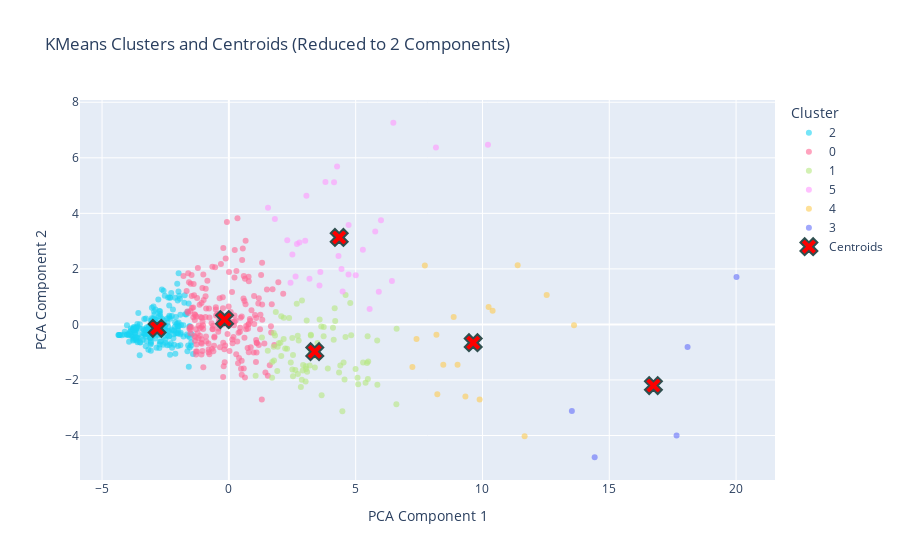

The code cell stored with this chart in its notebook:
### Code cell
df_pca = pd.DataFrame(scaled_df_pca_2d, columns=['PCA Component 1', 'PCA Component 2'])
df_pca['Cluster'] = labels.astype(str)  # Add cluster labels to the DataFrame

color_map = {0: 'red', 1: 'blue', 2: 'green', 3: 'orange', 4: 'purple'}
    
# Create the scatter plot using Plotly Express
fig = px.scatter(
        df_pca, 
        x='PCA Component 1', 
        y='PCA Component 2', 
        color='Cluster',  # Color by cluster labels
        color_discrete_map=color_map,  # Match the 'viridis' color scale
        opacity=0.6,  # Set transparency
        title='KMeans Clusters and Centroids (Reduced to 2 Components)',
        labels={'PCA Component 1': 'PCA Component 1', 'PCA Component 2': 'PCA Component 2'},
        template=None  # Optional: use a dark theme
    )

    # Add centroids to the plot as red 'x' markers
fig.add_scatter(
        x=centroids[:, 0], 
        y=centroids[:, 1], 
        mode='markers', 
        marker=dict(color='red', size=15, symbol='x', line=dict(width=2, color='DarkSlateGrey')),
        name='Centroids', 
        hoverinfo='text', 
        text=['Centroid'] * len(centroids)
)

    # Show the plot
fig.show()

### Figure 1 — Plotly figure (JSON) as saved in the notebook; plotly's stock layout.template omitted (floating-point values rounded to 4 significant figures; data arrays with more than 128 entries replaced by an {"elided": "..."} marker saying what was removed)
{"data": [{"hovertemplate": "Cluster=2<br>PCA Component 1=%{x}<br>PCA Component 2=%{y}<extra></extra>", "legendgroup": "2", "marker": {"color": "#19d3f3", "opacity": 0.6, "symbol": "circle"}, "mode": "markers", "name": "2", "orientation": "v", "showlegend": true, "type": "scatter", "x": {"elided": "219 float values"}, "xaxis": "x", "y": {"elided": "219 float values"}, "yaxis": "y"}, {"hovertemplate": "Cluster=0<br>PCA Component 1=%{x}<br>PCA Component 2=%{y}<extra></extra>", "legendgroup": "0", "marker": {"color": "#FF6692", "opacity": 0.6, "symbol": "circle"}, "mode": "markers", "name": "0", "orientation": "v", "showlegend": true, "type": "scatter", "x": {"elided": "192 float values"}, "xaxis": "x", "y": {"elided": "192 float values"}, "yaxis": "y"}, {"hovertemplate": "Cluster=1<br>PCA Component 1=%{x}<br>PCA Component 2=%{y}<extra></extra>", "legendgroup": "1", "marker": {"color": "#B6E880", "opacity": 0.6, "symbol": "circle"}, "mode": "markers", "name": "1", "orientation": "v", "showlegend": true, "type": "scatter", "x": [6.605, 2.883, 3.657, 5.293, 2.066, 1.304, 1.908, 2.752, 3.737, 2.221, 2.722, 4.524, 3.391, 5.099, 1.768, 2.911, 2.529, 2.528, 2.839, 5.849, 2.876, 3.069, 1.535, 4.599, 3.233, 2.168, 1.968, 4.345, 5.446, 2.503, 4.561, 3.231, 3.086, 2.161, 5.391, 3.047, 2.677, 2.716, 3.453, 3.187, 4.787, 4.134, 3.578, 5.493, 3.398, 3.742, 1.851, 2.441, 4.105, 2.621, 4.193, 1.819, 2.066, 5.471, 1.055, 1.924, 1.703, 4.394, 5.481, 4.996, 1.708, 1.78, 3.643, 2.928, 3.493, 2.034, 4.823, 3.902, 5.075, 2.295, 1.77, 3.241, 2.501, 6.614, 4.173, 4.476, 2.376, 3.028, 5.856, 3.039, 4.604], "xaxis": "x", "y": [-2.877, 0.8585, -2.546, -1.372, -1.133, -0.4736, -1.679, -0.5807, -0.4285, -0.8645, -1.79, -1.369, -1.555, -2.15, -0.8074, -1.658, -1.098, -1.865, -2.252, -0.5817, -1.99, 0.1405, -0.9492, -0.4532, -0.3951, 0.2439, -0.6771, -1.73, -1.388, -1.626, -1.984, -0.3721, -1.701, -0.5238, -2.099, -1.601, 0.7413, -0.407, -1.156, -1.48, 0.7743, -0.5514, 0.1799, -1.331, -0.8639, -0.09538, 0.4502, -1.374, -0.1224, -1.643, 0.121, -0.4026, 0.2923, -0.4251, -1.846, -0.8, -1.917, -1.483, -1.963, -1.603, -1.355, -1.3, -0.07763, -1.459, -0.6661, -0.663, -0.3935, -1.59, -1.921, -0.877, -0.3097, -0.9912, -0.4863, -0.1576, 0.5843, -3.127, 0.2277, -2.058, -2.174, -1.504, 1.062], "yaxis": "y"}, {"hovertemplate": "Cluster=5<br>PCA Component 1=%{x}<br>PCA Component 2=%{y}<extra></extra>", "legendgroup": "5", "marker": {"color": "#FF97FF", "opacity": 0.6, "symbol": "circle"}, "mode": "markers", "name": "5", "orientation": "v", "showlegend": true, "type": "scatter", "x": [4.718, 5.998, 3.809, 6.43, 1.544, 6.486, 3.009, 2.505, 2.685, 2.783, 2.431, 5.913, 3.572, 5.285, 10.22, 2.63, 1.814, 4.441, 3.179, 5.004, 5.551, 8.166, 4.147, 4.323, 3.058, 4.485, 2.303, 3.607, 4.267, 5.771, 4.722], "xaxis": "x", "y": [1.801, 3.748, 5.133, 1.568, 4.203, 7.263, 3.009, 2.516, 2.897, 2.946, 1.502, 1.173, 1.404, 2.686, 6.469, 1.723, 3.794, 1.999, 1.642, 1.767, 0.5544, 6.369, 5.116, 2.467, 4.632, 1.182, 3.03, 1.891, 5.685, 3.343, 3.582], "yaxis": "y"}, {"hovertemplate": "Cluster=4<br>PCA Component 1=%{x}<br>PCA Component 2=%{y}<extra></extra>", "legendgroup": "4", "marker": {"color": "#FECB52", "opacity": 0.6, "symbol": "circle"}, "mode": "markers", "name": "4", "orientation": "v", "showlegend": true, "type": "scatter", "x": [11.66, 10.24, 9.888, 8.185, 8.865, 10.4, 7.728, 11.39, 8.455, 8.22, 13.61, 12.53, 7.399, 9.018, 9.327, 7.237], "xaxis": "x", "y": [-4.023, 0.6246, -2.703, -0.3698, 0.267, 0.4922, 2.12, 2.127, -1.453, -2.517, -0.02994, 1.064, -0.5259, -1.454, -2.6, -1.533], "yaxis": "y"}, {"hovertemplate": "Cluster=3<br>PCA Component 1=%{x}<br>PCA Component 2=%{y}<extra></extra>", "legendgroup": "3", "marker": {"color": "#636efa", "opacity": 0.6, "symbol": "circle"}, "mode": "markers", "name": "3", "orientation": "v", "showlegend": true, "type": "scatter", "x": [13.52, 14.42, 20.02, 18.09, 17.65], "xaxis": "x", "y": [-3.122, -4.783, 1.704, -0.8093, -4.003], "yaxis": "y"}, {"hoverinfo": "text", "marker": {"color": "red", "line": {"color": "DarkSlateGrey", "width": 2}, "size": 15, "symbol": "x"}, "mode": "markers", "name": "Centroids", "text": ["Centroid", "Centroid", "Centroid", "Centroid", "Centroid", "Centroid"], "type": "scatter", "x": [-0.1698, 3.388, -2.83, 16.74, 9.635, 4.35], "y": [0.1769, -0.9811, -0.1401, -2.203, -0.6572, 3.132]}], "layout": {"autosize": true, "legend": {"title": {"text": "Cluster"}, "tracegroupgap": 0}, "title": {"text": "KMeans Clusters and Centroids (Reduced to 2 Components)"}, "xaxis": {"anchor": "y", "autorange": true, "domain": [0, 1], "range": [-5.831, 21.5], "title": {"text": "PCA Component 1"}, "type": "linear"}, "yaxis": {"anchor": "x", "autorange": true, "domain": [0, 1], "range": [-5.777, 8.257], "title": {"text": "PCA Component 2"}, "type": "linear"}}}
